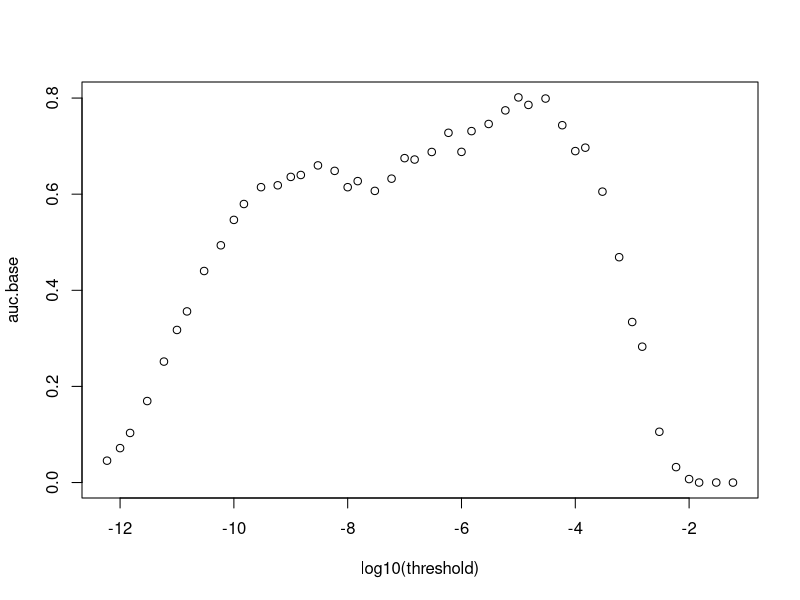

Recreate this plot in R.
# calculating AUC
# 5 Jan 2018
# pomeranz

# read in data
# data has already been sorted by TPR & FPR within each threshold
dat <- read.csv("Table for AUC.csv")
# split into list
dat.list <- split(dat, list(dat$Threshold))
# function to calculate AUC using trapezoidal method
get_auc <- function(dat, x, y){
  sum(diff(dat[[x]]) * (head(dat[[y]], -1)+ tail(dat[[y]], -1)))/ 2
}
# apply fxn to list
auc.base <- lapply(dat.list, get_auc, x = "FPR", y = "TPR")


# using pracma::trapz
library(pracma)
auc.trapz <- lapply(dat.list, function (.data){trapz(
  x = .data$FPR, y = .data$TPR)})
  

# compare
dat2 <- data.frame(auc.base = unlist(auc.base),
                   auc.trapz = unlist(auc.trapz))
dat2$diff <- dat2$auc.base - dat2$auc.trapz
dat2$threshold <- as.numeric(rownames(dat2))

# plot
plot(auc.base ~ log10(threshold), data = dat2)
